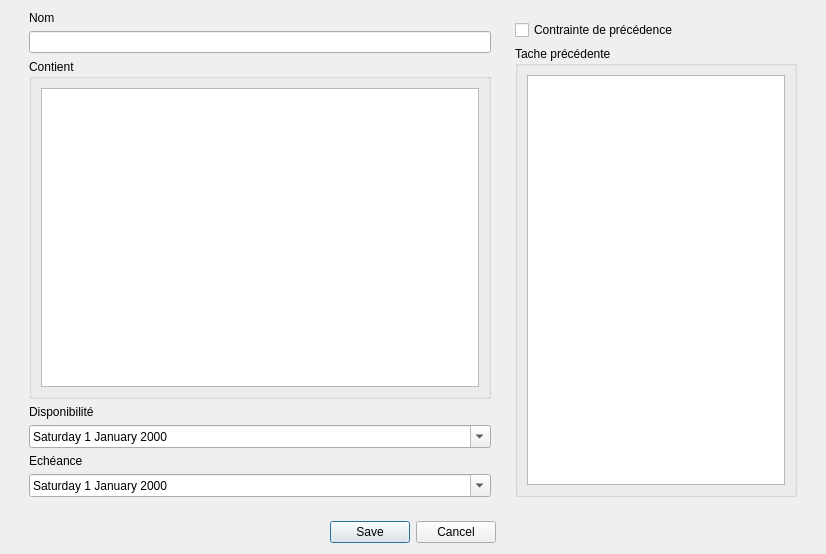
<?xml version="1.0" encoding="UTF-8"?>
<ui version="4.0">
 <class>ajouterTacheComposite</class>
 <widget class="QDialog" name="ajouterTacheComposite">
  <property name="geometry">
   <rect>
    <x>0</x>
    <y>0</y>
    <width>826</width>
    <height>554</height>
   </rect>
  </property>
  <property name="windowTitle">
   <string>Ajouter une tache composite</string>
  </property>
  <layout class="QVBoxLayout" name="verticalLayout">
   <item>
    <widget class="QWidget" name="widget" native="true">
     <layout class="QHBoxLayout" name="horizontalLayout">
      <property name="topMargin">
       <number>0</number>
      </property>
      <item>
       <widget class="QWidget" name="widget_2" native="true">
        <layout class="QVBoxLayout" name="verticalLayout_2">
         <property name="topMargin">
          <number>0</number>
         </property>
         <item>
          <widget class="QLabel" name="label">
           <property name="text">
            <string>Nom</string>
           </property>
          </widget>
         </item>
         <item>
          <widget class="QLineEdit" name="nom"/>
         </item>
         <item>
          <widget class="QGroupBox" name="contient">
           <property name="title">
            <string>Contient</string>
           </property>
           <layout class="QVBoxLayout" name="verticalLayout_5">
            <item>
             <widget class="QListWidget" name="listeContient"/>
            </item>
           </layout>
          </widget>
         </item>
         <item>
          <widget class="QLabel" name="label_2">
           <property name="text">
            <string>Disponibilité</string>
           </property>
          </widget>
         </item>
         <item>
          <widget class="QDateEdit" name="disponibilite">
           <property name="displayFormat">
            <string>dddd d MMMM yyyy</string>
           </property>
           <property name="calendarPopup">
            <bool>true</bool>
           </property>
          </widget>
         </item>
         <item>
          <widget class="QLabel" name="label_3">
           <property name="text">
            <string>Echéance</string>
           </property>
          </widget>
         </item>
         <item>
          <widget class="QDateEdit" name="echeance">
           <property name="displayFormat">
            <string>dddd d MMMM yyyy</string>
           </property>
           <property name="calendarPopup">
            <bool>true</bool>
           </property>
          </widget>
         </item>
        </layout>
       </widget>
      </item>
      <item>
       <widget class="QWidget" name="widget_3" native="true">
        <property name="minimumSize">
         <size>
          <width>150</width>
          <height>0</height>
         </size>
        </property>
        <property name="maximumSize">
         <size>
          <width>300</width>
          <height>16777215</height>
         </size>
        </property>
        <layout class="QVBoxLayout" name="verticalLayout_3">
         <item>
          <widget class="QCheckBox" name="constraitsToogle">
           <property name="text">
            <string>Contrainte de précédence</string>
           </property>
          </widget>
         </item>
         <item>
          <widget class="QGroupBox" name="boxconst">
           <property name="title">
            <string>Tache précédente</string>
           </property>
           <layout class="QVBoxLayout" name="verticalLayout_4">
            <item>
             <widget class="QListWidget" name="listeTachesPred"/>
            </item>
           </layout>
          </widget>
         </item>
        </layout>
       </widget>
      </item>
     </layout>
    </widget>
   </item>
   <item>
    <widget class="QDialogButtonBox" name="buttonBox">
     <property name="orientation">
      <enum>Qt::Horizontal</enum>
     </property>
     <property name="standardButtons">
      <set>QDialogButtonBox::Cancel|QDialogButtonBox::Save</set>
     </property>
     <property name="centerButtons">
      <bool>true</bool>
     </property>
    </widget>
   </item>
  </layout>
 </widget>
 <resources/>
 <connections>
  <connection>
   <sender>buttonBox</sender>
   <signal>accepted()</signal>
   <receiver>ajouterTacheComposite</receiver>
   <slot>accept()</slot>
   <hints>
    <hint type="sourcelabel">
     <x>412</x>
     <y>530</y>
    </hint>
    <hint type="destinationlabel">
     <x>412</x>
     <y>276</y>
    </hint>
   </hints>
  </connection>
  <connection>
   <sender>constraitsToogle</sender>
   <signal>clicked(bool)</signal>
   <receiver>boxconst</receiver>
   <slot>setEnabled(bool)</slot>
   <hints>
    <hint type="sourcelabel">
     <x>657</x>
     <y>30</y>
    </hint>
    <hint type="destinationlabel">
     <x>657</x>
     <y>270</y>
    </hint>
   </hints>
  </connection>
  <connection>
   <sender>disponibilite</sender>
   <signal>dateChanged(QDate)</signal>
   <receiver>echeance</receiver>
   <slot>setDate(QDate)</slot>
   <hints>
    <hint type="sourcelabel">
     <x>259</x>
     <y>412</y>
    </hint>
    <hint type="destinationlabel">
     <x>259</x>
     <y>476</y>
    </hint>
   </hints>
  </connection>
 </connections>
</ui>
